Frame 1 (no input): blank canvas, image omitted
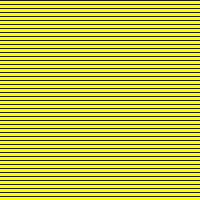
Frame 60 (the mouse pressed at the canvas centre just before this capture)
Frame 120 (the mouse held since frame 60 and released just before this capture): identical to frame 60, image omitted

The Processing sketch that drew this single still picture (run headless with seeded random() and noise(); from frame 60 on, the mouse is pressed at the canvas centre):

// Processing sketch: BlueOnYellowPixels3
// ── BlueOnYellowPixels3.pde
color Blue = color(0, 0, 255);
color Yellow = color(255, 255, 0);

void setup() {
  size(200, 200);
  background(Yellow);
  loadPixels();
}

void draw() {
  for (int i = 0; i < height; i+= 4) {
    for (int j = 0; j < width; j++) {
      pixels[i * width + j] = Blue;
    }
  }
}

void mousePressed() {
  updatePixels();
  save("P3.jpg");
}
